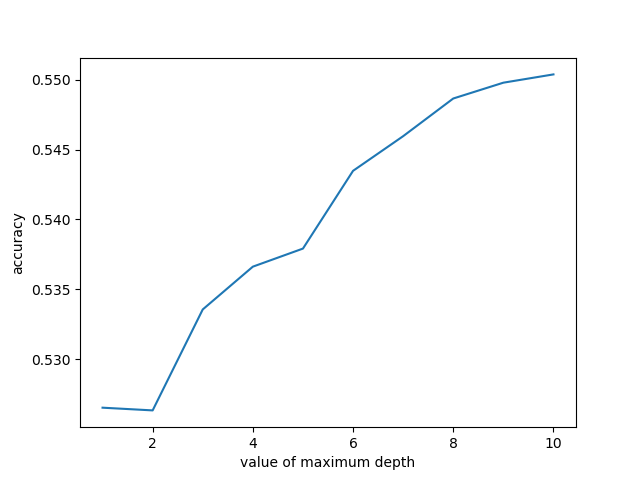

Recreate this plot in Python.
import numpy as np
from sklearn.model_selection import cross_val_predict
from sklearn.metrics import accuracy_score
from sklearn.metrics import precision_score
from sklearn.metrics import recall_score
from sklearn.metrics import f1_score
from sklearn.tree import DecisionTreeClassifier
import matplotlib.pyplot as plt

dota2results = np.loadtxt('../data/dota2Dataset/dota2Train.csv', delimiter=',')
dota2x = dota2results[:, 1:]
dota2y = dota2results[:, 0]
model = DecisionTreeClassifier(max_depth = 10)
# YOUR CODE HERE
predicted =cross_val_predict(model,dota2x,y=dota2y,cv=10)
accuracy=accuracy_score(dota2y,predicted)
precision_score(dota2y,predicted)
recall=recall_score(dota2y,predicted)
f1=f1_score(dota2y,predicted)
print(accuracy,recall,f1)
scores=[]
for i in range(1,11):
    model = DecisionTreeClassifier(max_depth=i)
    predicted = cross_val_predict(model,dota2x,y=dota2y,cv=10)
    accuracy = accuracy_score(dota2y,predicted)
    scores.append(accuracy)
plt.plot(range(1,11),scores)
plt.xlabel("value of maximum depth")
plt.ylabel("accuracy")
plt.savefig("Task1.png")
plt.show()
